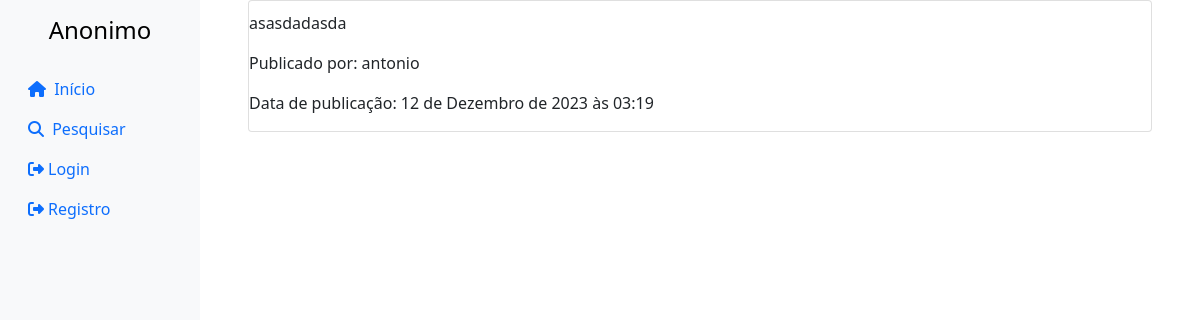
Before: /publicacao/detail/3/ with the older database file.
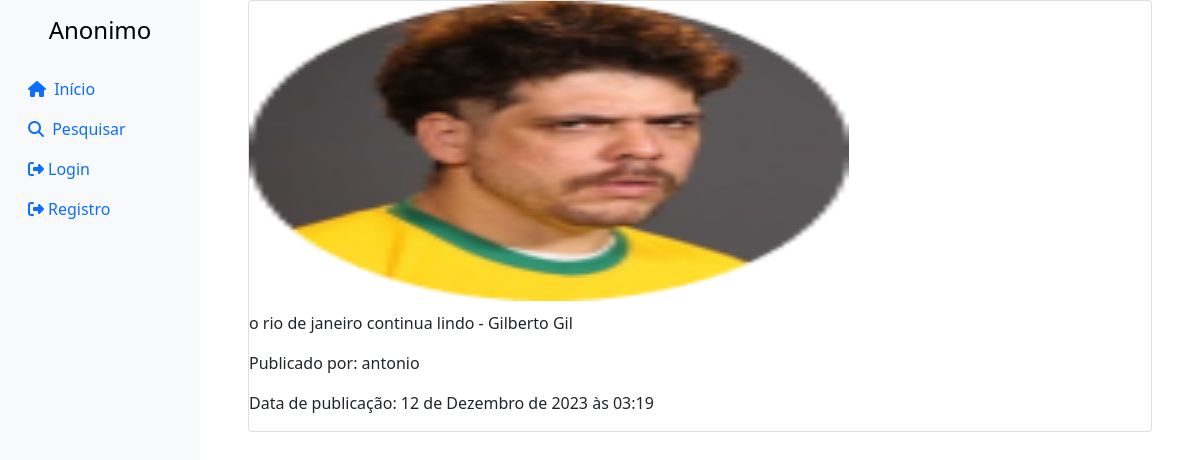
After: the same page with the newer database file.
### artes/models.py (models this page shows)
class Publicacao(models.Model):
    autor = models.ForeignKey(User, on_delete=models.CASCADE)
    texto = models.TextField(null=True, blank=True)
    audio = models.FileField(upload_to='uploads/', null=True, blank=True)
    imagem = models.ImageField(upload_to='uploads/', null=True, blank=True)
    video = models.FileField(upload_to='uploads/', null=True, blank=True)
    data_publicacao = models.DateTimeField(auto_now_add=True)

### artes/views.py (the view)
# urls.py: path('publicacao/detail/<int:pk>/', PublicacaoDetailView.as_view(), name='publicacao_detalhe'),
class PublicacaoDetailView(generic.DetailView):
    model = Publicacao
    template_name = "publicacao.html"

### artes/templates/publicacao.html (shortened to what this page needs)
{% extends 'base.html' %}
{% block center %}
<div class="container">
    <div class="card">
        {% if publicacao.imagem %}
          <img src="{{ publicacao.imagem.url }}" alt="Post Image" class="post-image" style="max-height: 300px; max-width: 600px;">
        {% endif %}
        <div class="post-content" style="margin-top: 10px;">
          <p>{{ publicacao.texto }}</p>
        </div>
        <p>Publicado por: {{ publicacao.autor.username }}</p>
        <p>Data de publicação: {{ publicacao.data_publicacao }}</p>
    </div>
</div>
{% endblock %}

### templates/base.html (shortened to what this page needs)
{% load static %}
<!DOCTYPE html>
<html lang="en">
<head>
    <link rel="stylesheet" href="https://maxcdn.bootstrapcdn.com/bootstrap/4.5.2/css/bootstrap.min.css">
    <link href="https://cdn.jsdelivr.net/npm/bootstrap@5.0.2/dist/css/bootstrap.min.css" rel="stylesheet"
>
    <link rel="stylesheet" href="{% static 'css/app.css' %}">
</head>
<body>
    <div class="container-fluid">
        <div class="row">
            <nav class="col-md-2 d-none d-md-block sidebar" style="position: fixed;">
                <div class="text-center mt-3">
                    {% if request.user.is_authenticated%}
                        <img src="{{profile.profileimg.url}}" alt="Profile Picture" class="profile-pic">
                        <h4 class="mt-2"><a href="{% url 'profile' pk=request.user.pk %}" style="text-decoration:none;">@{{request.user}}</a></h4>
                    {% else %}
                        <h4 class="mt-2">Anonimo</h4>
                    {% endif %}
                </div>
                <ul class="nav flex-column mt-4">
                    <li class="nav-item">
                        <a class="nav-link active" href="{% url 'index' %}">
                            <i class="fa-solid fa-house mr-1"></i> Início
                        </a>
                    </li>
                    <li class="nav-item">
                        <a class="nav-link" href="#" data-bs-toggle="modal" data-bs-target="#exampleModal3">
                            <i class="fa-solid fa-magnifying-glass mr-1"></i> Pesquisar
                        </a>
                    </li>
                    <li class="nav-item">
                        <div>
                            {% if user.is_authenticated %}
                            <a class="nav-link" href="{% url 'account_logout' %}"><i
                                    class="fa-solid fa-right-from-bracket mr-1"> </i>Logout</a>
                            {% else %}
                            <a class="nav-link" href="{% url 'account_login' %}"><i
                                    class="fa-solid fa-right-from-bracket mr-1"> </i>Login</a>
                            <a class="nav-link" href="{% url 'account_signup' %}"><i
                                    class="fa-solid fa-right-from-bracket mr-1"> </i>Registro</a>
                            {% endif %}
                        </div>
                    </li>
                </ul>
            </nav>
            <main role="main" class="col-md-9 ml-sm-auto col-lg-10 px-md-4">
                {% block center %}
                {% endblock center %}
            </main>
        </div>
    </div>

### templates/modal.html (shortened to what this page needs)
{% load static %}

### templates/search.html (shortened to what this page needs)
{% load static %}

### templates/base.html (style rules this page uses)
.sidebar { background-color: #f8f9fa; height: 100vh; color: black; }
a { color: black; }

Changed rows visible on the page:
changed Publicacao "antonio": imagem: picture added; texto "asasdadasda" → "o rio de janeiro continua lindo - Gilberto Gil"
